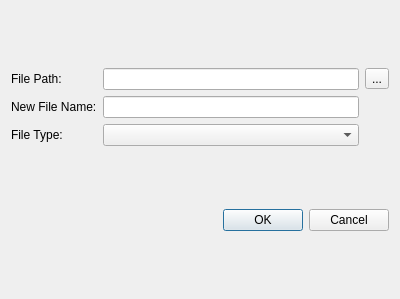
<?xml version="1.0" encoding="UTF-8"?>
<ui version="4.0">
 <class>Dialog</class>
 <widget class="QDialog" name="Dialog">
  <property name="geometry">
   <rect>
    <x>0</x>
    <y>0</y>
    <width>400</width>
    <height>299</height>
   </rect>
  </property>
  <property name="windowTitle">
   <string>Save Results</string>
  </property>
  <layout class="QGridLayout" name="gridLayout">
   <item row="1" column="0">
    <widget class="QDialogButtonBox" name="buttonBox">
     <property name="orientation">
      <enum>Qt::Horizontal</enum>
     </property>
     <property name="standardButtons">
      <set>QDialogButtonBox::Cancel|QDialogButtonBox::Ok</set>
     </property>
    </widget>
   </item>
   <item row="0" column="0">
    <layout class="QGridLayout" name="saveResultsGL">
     <item row="2" column="0">
      <widget class="QLabel" name="saveResultsNameLabel">
       <property name="text">
        <string>New File Name:</string>
       </property>
      </widget>
     </item>
     <item row="1" column="2">
      <widget class="QLineEdit" name="saveResultsPathLE"/>
     </item>
     <item row="1" column="0">
      <widget class="QLabel" name="saveResultsPathLabel">
       <property name="text">
        <string>File Path:</string>
       </property>
      </widget>
     </item>
     <item row="1" column="3">
      <widget class="QToolButton" name="saveResultsPathTB">
       <property name="text">
        <string>...</string>
       </property>
      </widget>
     </item>
     <item row="2" column="2">
      <widget class="QLineEdit" name="saveResultsNameLE"/>
     </item>
     <item row="3" column="0">
      <widget class="QLabel" name="saveResultsTypeLabel">
       <property name="text">
        <string>File Type:</string>
       </property>
      </widget>
     </item>
     <item row="3" column="2">
      <widget class="QComboBox" name="saveResultsTypeCB"/>
     </item>
    </layout>
   </item>
  </layout>
 </widget>
 <resources/>
 <connections>
  <connection>
   <sender>buttonBox</sender>
   <signal>accepted()</signal>
   <receiver>Dialog</receiver>
   <slot>accept()</slot>
   <hints>
    <hint type="sourcelabel">
     <x>248</x>
     <y>254</y>
    </hint>
    <hint type="destinationlabel">
     <x>157</x>
     <y>274</y>
    </hint>
   </hints>
  </connection>
  <connection>
   <sender>buttonBox</sender>
   <signal>rejected()</signal>
   <receiver>Dialog</receiver>
   <slot>reject()</slot>
   <hints>
    <hint type="sourcelabel">
     <x>316</x>
     <y>260</y>
    </hint>
    <hint type="destinationlabel">
     <x>286</x>
     <y>274</y>
    </hint>
   </hints>
  </connection>
 </connections>
</ui>
